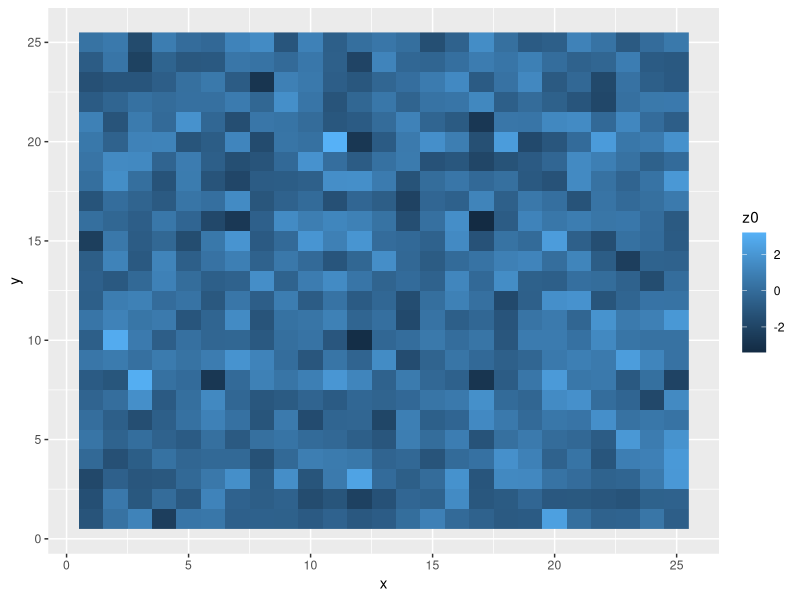
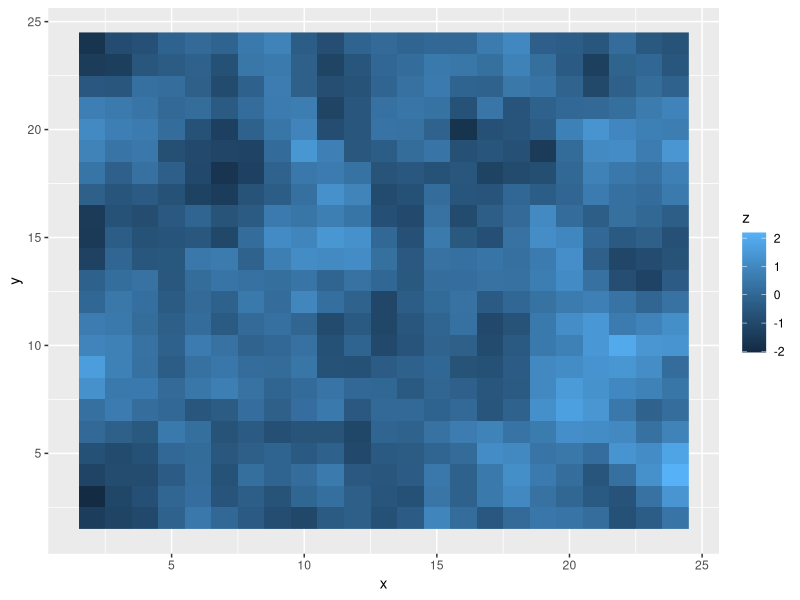
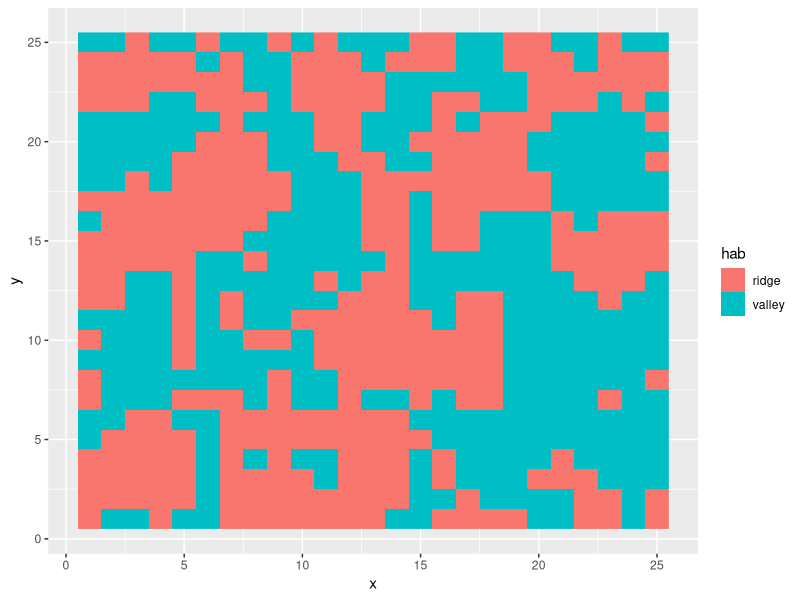

The R source for these figures, in order: (Note: this script raises an error after producing the figures.)
## ---- chunk 1
knitr::opts_chunk$set(echo=TRUE,
                      warning=FALSE,
                      cache=FALSE,
                      message=FALSE)
htmltools::tagList(rmarkdown::html_dependency_font_awesome())
## ---- chunk 2
library(tidyverse)
library(spdep)
## ---- chunk 3
library(spdep)
library(Matrix)

set.seed(1234)
N <- 50
x <- seq(1, 25)
y <- seq(1, 25)

nb <- cell2nb(length(x),length(y), type = "queen")
W <- nb2listw(nb, zero.policy = TRUE, style = "W")
B <- nb2mat(nb, zero.policy = TRUE, style = "W")

#z <- matrix(numeric(length(x) * length(y)), ncol = length(y))
z <- matrix(rnorm(length(x) * length(y)), ncol = length(y))

automean2<-function(metric){	
#queen?equal weighting 1/8
d.W<-nb2listw(d.nb, zero.policy=TRUE,style="W")
#SAR
a<-spautolm(metric~ 1,listw=d.W,na.action=na.omit)
return(a$fit$fitted.values)
}

z0 <- z
z2 <- z
for (i in 2:(length(x)-1)) {
  for (j in 2:(length(y)-1)) {
    z[i, j] <- 
      rnorm(1, 
            mean(
              c(z[i - 1, j - 1],
              z[i - 1, j],
              z[i - 1, j + 1],
              z[i, j - 1],
              z[i, j + 1],
              z[i + 1, j - 1],
              z[i + 1, j],
              z[i + 1, j + 1])),
            0)
  }
}


z_scaled <- (z - mean(as.numeric(z))) / sd(as.numeric(z))

z2 <- z
z2[z < 0] <- "ridge"
z2[z > 0] <- "valley"
#z2[z > -0.5 & z < 0.5] <- "flat"

#z2 <- z2 + z
x2 <- rep(x, length(y))
y2 <- rep(y, each = length(x))
dat <- tibble(x = x2,
              y = y2,
              mu = as.vector(z),
              hab = as.vector(z2),
              z = as.numeric(z_scaled),
              z0 = as.numeric(z0)
)

ggplot(dat, aes(x = x, y = y, fill = z0)) +
  geom_raster()
## ---- chunk 4
dat %>% 
  # cut the edges
  filter(x > 1) %>%
  filter(x < max(x)) %>%
  filter(y > 1) %>%
  filter(y < max(y)) %>%
  ggplot(., aes(x = x, y = y, fill = z)) +
    geom_raster()
## ---- chunk 5
ggplot(dat, aes(x = x, y = y, fill = hab)) +
  geom_raster()
## ---- chunk 6
dat2 <- dat %>%
#  mutate(hab_dummy = ifelse(hab == "valley", 0, 1)) %>%
  mutate(trait = rnorm(nrow(.), -2 * mu, 0.3)) # based on z 

dat2 %>%
  dplyr::select(x, y, hab, trait) %>%
  write_csv(., "./data/trait_env.csv")

dat2 %>%
  ggplot(., aes(x = hab, y = trait, col = hab)) +
  geom_violin() +
  geom_jitter(width = 0.2)
## ---- chunk 7
d <- read_csv("./data/trait_env.csv")
d
## ---- chunk 8
(nb <- cell2nb(length(unique(d$x)),length(unique(d$y)), type = "queen"))
## ---- chunk 9
(W <- nb2listw(nb, zero.policy = TRUE, style = "W"))
## ---- chunk 10
fit1 <- spautolm(trait ~ 1, listw = W, data = d)

summary(fit1)
## ---- chunk 11
fit2 <- spautolm(trait ~ hab, listw = W, data = d)

summary(fit2)
